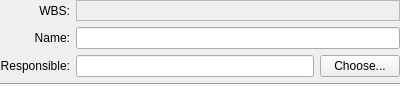
<?xml version="1.0" encoding="UTF-8"?>
<ui version="4.0">
 <author>Dag Andersen &lt;danders@get2net.dk&gt;</author>
 <class>KPlato::SummaryTaskGeneralPanelBase</class>
 <widget class="QWidget" name="KPlato::SummaryTaskGeneralPanelBase">
  <property name="geometry">
   <rect>
    <x>0</x>
    <y>0</y>
    <width>400</width>
    <height>86</height>
   </rect>
  </property>
  <property name="minimumSize">
   <size>
    <width>400</width>
    <height>0</height>
   </size>
  </property>
  <layout class="QVBoxLayout" name="verticalLayout">
   <property name="margin">
    <number>0</number>
   </property>
   <item>
    <layout class="QGridLayout" name="gridLayout">
     <item row="0" column="0">
      <widget class="QLabel" name="wbslabel">
       <property name="toolTip">
        <string>Work Breakdown Structure</string>
       </property>
       <property name="text">
        <string>WBS:</string>
       </property>
       <property name="wordWrap">
        <bool>false</bool>
       </property>
       <property name="alignment">
        <set>Qt::AlignRight|Qt::AlignTrailing|Qt::AlignVCenter</set>
       </property>
      </widget>
     </item>
     <item row="1" column="0">
      <widget class="QLabel" name="namelabel">
       <property name="whatsThis">
        <string>The name of the Task.</string>
       </property>
       <property name="text">
        <string>Name:</string>
       </property>
       <property name="wordWrap">
        <bool>false</bool>
       </property>
       <property name="alignment">
        <set>Qt::AlignRight|Qt::AlignTrailing|Qt::AlignVCenter</set>
       </property>
       <property name="buddy">
        <cstring>namefield</cstring>
       </property>
      </widget>
     </item>
     <item row="1" column="1">
      <widget class="KLineEdit" name="namefield">
       <property name="sizePolicy">
        <sizepolicy hsizetype="Expanding" vsizetype="Fixed">
         <horstretch>0</horstretch>
         <verstretch>0</verstretch>
        </sizepolicy>
       </property>
       <property name="focusPolicy">
        <enum>Qt::WheelFocus</enum>
       </property>
       <property name="whatsThis">
        <string>The name of the Task.</string>
       </property>
      </widget>
     </item>
     <item row="2" column="0">
      <widget class="QLabel" name="leaderlabel">
       <property name="whatsThis">
        <string>The person responsible for this task.

This is not limited to persons available in a resource group but can be anyone. You can even directly access your address book with the Choose button.</string>
       </property>
       <property name="text">
        <string>Responsible:</string>
       </property>
       <property name="wordWrap">
        <bool>false</bool>
       </property>
       <property name="alignment">
        <set>Qt::AlignRight|Qt::AlignTrailing|Qt::AlignVCenter</set>
       </property>
       <property name="buddy">
        <cstring>leaderfield</cstring>
       </property>
      </widget>
     </item>
     <item row="2" column="1">
      <layout class="QHBoxLayout">
       <property name="margin">
        <number>0</number>
       </property>
       <item>
        <widget class="KLineEdit" name="leaderfield">
         <property name="focusPolicy">
          <enum>Qt::WheelFocus</enum>
         </property>
         <property name="whatsThis">
          <string>The person responsible for this task.

This is not limited to persons available in a resource group but can be anyone. You can even directly access your address book with the Choose button.</string>
         </property>
        </widget>
       </item>
       <item>
        <widget class="QPushButton" name="chooseLeader">
         <property name="toolTip">
          <string>Insert a person from your address book</string>
         </property>
         <property name="text">
          <string>Choose...</string>
         </property>
         <property name="shortcut">
          <string/>
         </property>
        </widget>
       </item>
      </layout>
     </item>
     <item row="0" column="1">
      <widget class="QLabel" name="wbsfield">
       <property name="frameShape">
        <enum>QFrame::StyledPanel</enum>
       </property>
       <property name="frameShadow">
        <enum>QFrame::Sunken</enum>
       </property>
       <property name="text">
        <string/>
       </property>
       <property name="wordWrap">
        <bool>false</bool>
       </property>
      </widget>
     </item>
    </layout>
   </item>
   <item>
    <widget class="Line" name="line">
     <property name="orientation">
      <enum>Qt::Horizontal</enum>
     </property>
    </widget>
   </item>
  </layout>
 </widget>
 <customwidgets>
  <customwidget>
   <class>KLineEdit</class>
   <extends>QLineEdit</extends>
   <header>klineedit.h</header>
   <container>1</container>
  </customwidget>
 </customwidgets>
 <tabstops>
  <tabstop>namefield</tabstop>
  <tabstop>leaderfield</tabstop>
  <tabstop>chooseLeader</tabstop>
  <tabstop>wbsfield</tabstop>
 </tabstops>
 <includes>
  <include location="local">klineedit.h</include>
  <include location="local">ktextedit.h</include>
 </includes>
 <resources/>
 <connections/>
</ui>
